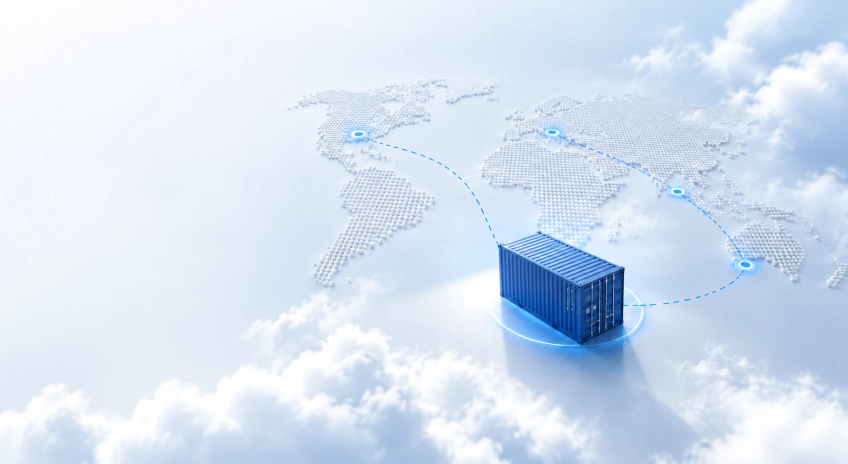
#> input picture assets/404-bg.webp, 1696 x 927 px (shown at 1/2 size)
$ python bake-clouds.py ../assets/404-bg.webp ../assets/404-bg.webp
#> lines starting #> are read from the running program, lines starting #| are printed output that depends on the picture; after the words box and inside, x2 and y2 are one past the last pixel; in counts of white or black regions, pixels touching at a corner belong together
"""Bake the cloud bank and edge haze that sit over the atlas map in the
contact framing, laid out like the contact reference: a cumulus bank along
the bottom right, a column of cloud down the right edge, and a pale haze
over the far left (the Americas) and the top.

The clouds are lifted from the reference itself (REF.webp, 1672 x 941):
inside the bank they are taken whole, toward its edge only the bright cloud
is kept so the map shows through, and past the reference's right and bottom
edges they are mirrored so a wide screen never meets a cut. The haze is
drawn. Output is an RGBA webp in reference pixels at scale 1; the layer's
origin is at reference (X0, Y0).

usage: python -I bake-clouds.py REF.webp OUT.webp [seed] [--clouds-only]
  --clouds-only  no haze and no veil: for laying the reference's own clouds
                 back over the route when the map underneath is the
                 reference itself
"""
import sys

import numpy as np
from PIL import Image
from scipy import ndimage as nd

REF, OUT = sys.argv[1], sys.argv[2]
S = 1.0
ONLY = "--clouds-only" in sys.argv
args = [a for a in sys.argv[3:] if not a.startswith("--")]
rng = np.random.default_rng(int(args[0]) if args else 7)

# the layer covers the reference frame plus a margin, in reference pixels
X0, Y0, X1, Y1 = -120, -80, 1800, 1020
W, H = int((X1 - X0) * S), int((Y1 - Y0) * S)
yy, xx = np.mgrid[0:H, 0:W].astype(np.float32)
rx = X0 + xx / S
ry = Y0 + yy / S


def ss(e0, e1, x):
    t = np.clip((x - e0) / (e1 - e0), 0, 1)
    return t * t * (3 - 2 * t)


def interp(pts, v):
    a = np.array(pts, float)
    return np.interp(v, a[:, 0], a[:, 1])


# ---- coverage: where the reference has cloud ---------------------------------
# bottom bank: the top edge of the bank by x, and its left end
top = interp([(780, 820), (830, 680), (860, 600), (930, 570), (990, 600), (1050, 615), (1110, 600),
              (1190, 640), (1290, 668), (1390, 655), (1500, 645), (1600, 630), (1800, 610)], rx)
left = interp([(560, 860), (640, 840), (700, 830), (800, 822), (941, 812), (1100, 805)], ry)
bank = ss(top - 20, top + 70, ry) * ss(left - 30, left + 60, rx)
# right column: its left edge by y
cleft = interp([(-100, 1150), (40, 1230), (120, 1300), (220, 1350), (330, 1410), (430, 1450),
                (530, 1500), (640, 1560), (760, 1600)], ry)
col = ss(cleft - 40, cleft + 90, rx)
cover = np.maximum(bank, col)

# ---- the reference's own clouds ---------------------------------------------
ref = np.asarray(Image.open(REF).convert("RGB"), np.float32)
RH, RW = ref.shape[:2]
#> RH = 927; RW = 1696
# take the reference's route and checkpoint glow out of the clouds: find the
# blue, then fill it from the cloud around it (normalised convolution)
blue = (ref[..., 2] - ref[..., 0] > 30) | ((ref[..., 2] - ref[..., 0] > 18) & (ref.mean(-1) < 200))
#> blue: shape (927, 1696) bool; 34.9% white; 1264 white regions (1023 under 20 px), largest, box (x1, y1, x2, y2) and area: (654, 0, 1696, 927) 459042, (264, 782, 900, 927) 44405, (72, 839, 188, 927) 6325
blue[:, :780] = False
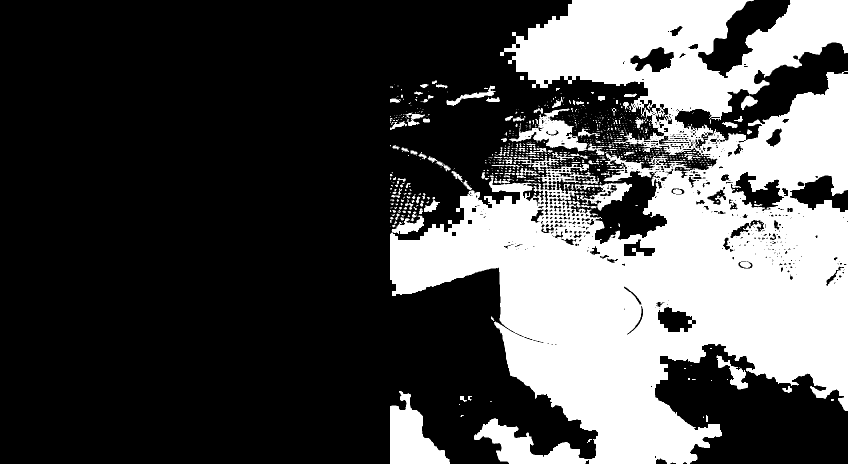
#> blue: shape (927, 1696) bool (shown at 1/2 size); 30.8% white; 811 white regions (657 under 20 px), largest, box (x1, y1, x2, y2) and area: (780, 0, 1696, 927) 453060, (780, 782, 900, 927) 9410, (1018, 217, 1175, 303) 4742
blue[:690] = False
#> blue: shape (927, 1696) bool; 6.3% white; 23 white regions (13 under 20 px), largest, box (x1, y1, x2, y2) and area: (948, 690, 1444, 927) 70649, (1442, 690, 1696, 822) 16804, (780, 782, 900, 927) 9410
blue[800:] = False  # the route runs out at about (900, 745)
blue[:, 1000:] = False
#> blue: shape (927, 1696) bool; 0.03% white; 3 white regions, box (x1, y1, x2, y2) and area: (798, 782, 822, 800) 285, (920, 792, 928, 800) 64, (936, 792, 944, 800) 46
blue = nd.binary_dilation(blue, iterations=4)
#> blue: shape (927, 1696) bool; 0.07% white; 2 white regions, box (x1, y1, x2, y2) and area: (794, 778, 826, 804) 606, (916, 788, 948, 804) 418
keep = (~blue).astype(np.float32)
for _ in range(3):
    num = np.stack([nd.gaussian_filter(ref[..., c] * keep, 6) for c in range(3)], -1)
    den = nd.gaussian_filter(keep, 6)[..., None] + 1e-6
    ref = np.where(blue[..., None] & (den > 0.05), num / den, ref)
#> this loop made 3 passes
#> pass 1, `den = nd.gaussian_filter(keep, 6)[..., None] + 1e-6`:
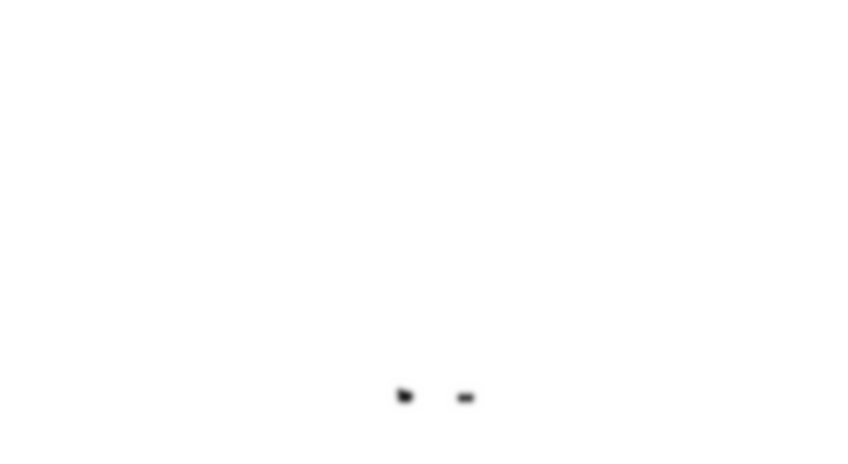
#> den: shape (927, 1696, 1) float32 (shown at 1/2 size); min 0.1, max 1, mean 0.999
# sample it over the whole layer, mirrored past its edges
ix = np.clip(rx, 0, None)
ix = np.where(ix > RW - 1, 2 * (RW - 1) - ix, ix).clip(0, RW - 1)
iy = np.clip(ry, 0, None)
iy = np.where(iy > RH - 1, 2 * (RH - 1) - iy, iy).clip(0, RH - 1)
col_rgb = np.stack([nd.map_coordinates(ref[..., c], [iy, ix], order=1) for c in range(3)], -1)
lum = col_rgb.mean(-1)
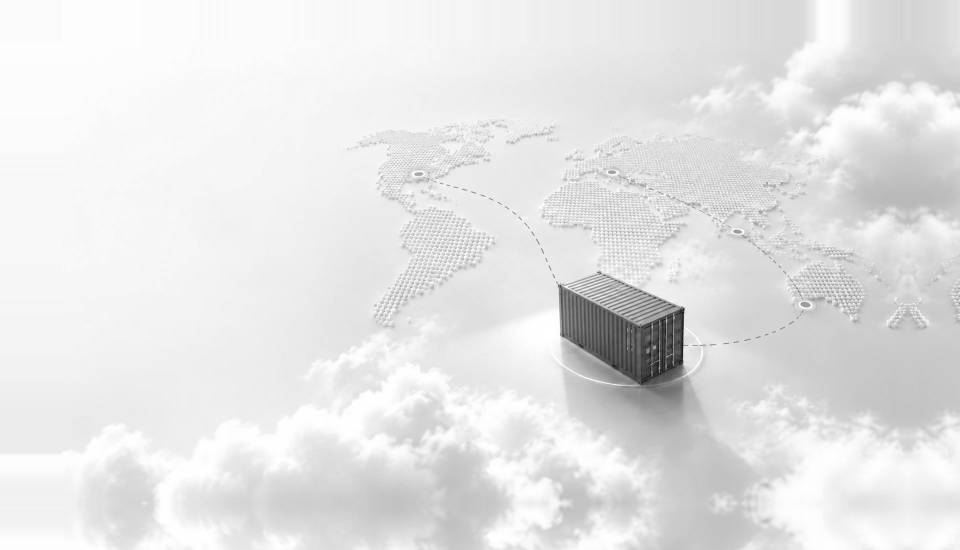
#> lum: shape (1100, 1920) float32 (shown at 1/2 size); min 17.33, max 255, mean 228.9
# opaque deep in the bank; toward its edge keep what is brighter than the sea
core = ss(0.6, 0.9, cover)
bright = ss(223, 236, nd.gaussian_filter(lum, 2.0))
#> in ss (call 5), `return t * t * (3 - 2 * t)`:
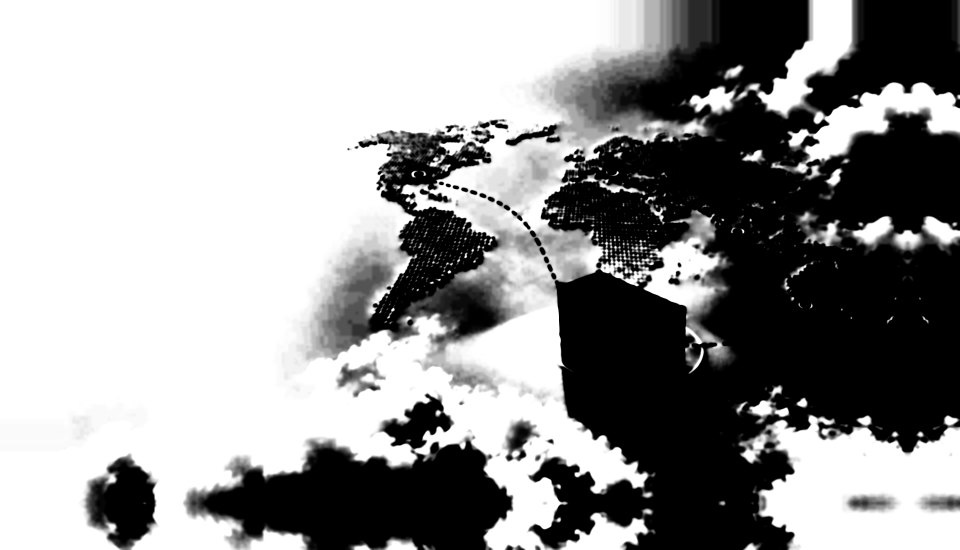
#> returned value: shape (1100, 1920) float32 (shown at 1/2 size); min 0, max 1, mean 0.594
alpha = np.maximum(core, ss(0.05, 0.35, cover) * bright)
alpha = nd.gaussian_filter(alpha, 1.2)

# soft veil around the bank so it sits in the air, not on the map
veil = nd.gaussian_filter(alpha, 20 * S) * (0 if ONLY else 0.25)

# ---- edge haze: the far left, the top, the bottom left ---------------------------
haze = np.maximum.reduce([
    ss(500, 90, rx) * 0.93,
    ss(170, -40, ry) * 0.55 * ss(300, 900, rx) + ss(150, -60, ry) * 0.4,
    ss(820, 980, ry) * ss(640, 300, rx) * 0.75,
    ss(1080, 1300, rx) * ss(330, 60, ry) * 0.55,
])
c_haze = np.array([233, 239, 246], np.float32)
c_veil = np.array([244, 247, 251], np.float32)

# composite (premultiplied, then unpremultiplied for the file)
A_h = haze * (0 if ONLY else 1)
A_v = veil * (1 - A_h)
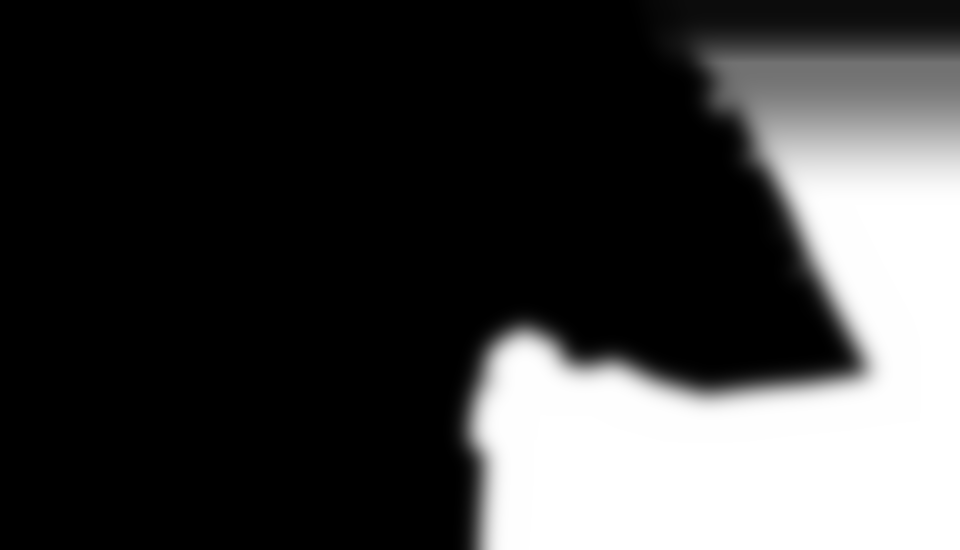
#> A_v: shape (1100, 1920) float64 (shown at 1/2 size); min 0, max 0.25, mean 0.0624; drawn with min black and max white
A_c = alpha
pre = (c_haze * A_h[..., None])
pre = pre * (1 - A_v[..., None]) + c_veil * A_v[..., None]
A_hv = A_h + A_v * (1 - A_h)
pre = pre * (1 - A_c[..., None]) + col_rgb * A_c[..., None]
A = A_c + A_hv * (1 - A_c)
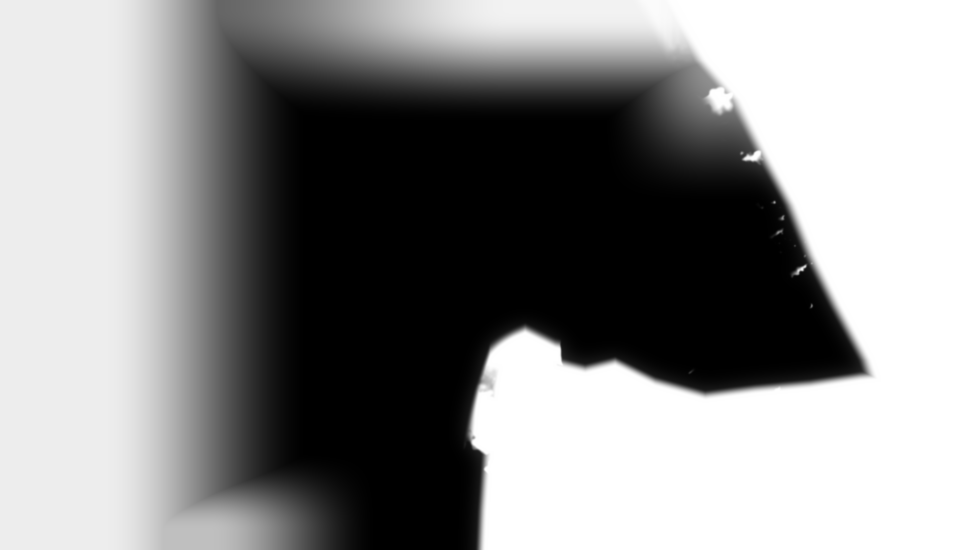
#> A: shape (1100, 1920) float64 (shown at 1/2 size); min 0, max 1, mean 0.553
out = np.zeros((H, W, 4), np.uint8)
out[..., :3] = np.clip(pre / np.maximum(A[..., None], 1e-4), 0, 255)
out[..., 3] = np.clip(A * 255, 0, 255)
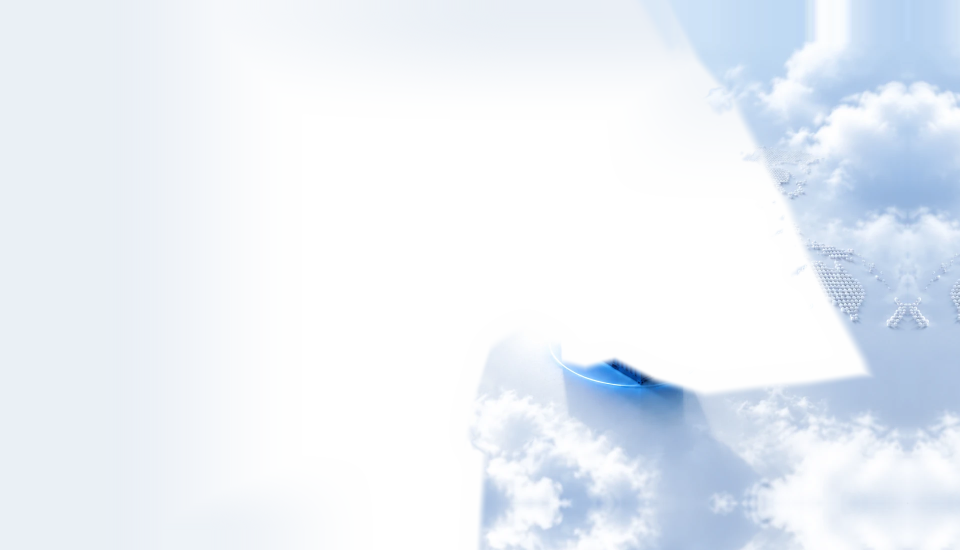
#> out: shape (1100, 1920, 4) (shown at 1/2 size); mean of channels 0, 1, 2, 3 179.2, 186.7, 195.9, 140.7; transparent parts drawn white
Image.fromarray(out, "RGBA").save(OUT, quality=82, method=6)
print("saved", OUT, out.shape)
#| saved ../assets/404-bg.webp (1100, 1920, 4)
